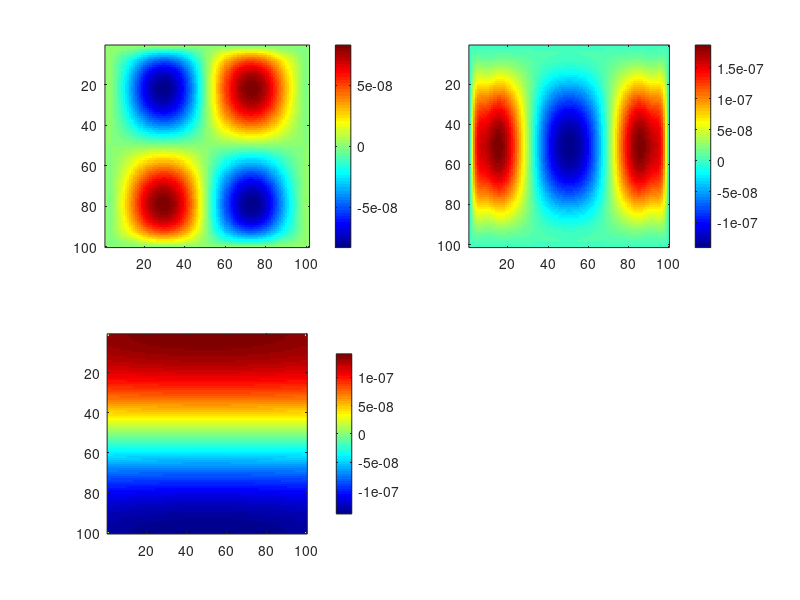

Here is the MATLAB script that generated this plot:
clear;figure(31);clf;colormap jet
% WHL: Solve 2D Stokes equations with dampening scheme that is derived with this type: b*d2V/dtau2+a*dV/dtau = D^2Vx/dx^2)+C=0
% While dV/dt = D^2Vx/dx^2)+C=0 is the basied PT method, which is very slow!
% it would turn to the formulation of  dT_dtau^(k+1)=B+(1-a)*dT_dtau^(k) when we choose b=dtau.
% physics
% independent
Lx           = 1;
v0           = 1;
mu           = 10;
rhosg        = 1;
% scales
p0           = mu*v0/Lx;
% dependent
Rxy          = 1
Ly           = Rxy*Lx;
% numerics
nx           = 100;
ny           = Rxy*nx;
dx           = Lx/nx;

CFL          = 0.9;
beta_n       = 100
niter        = 500*max(nx,ny);
epsi         = 1e-3

% preprocessing
dx           = Lx/nx; %nx as cell number
dy           = Ly/ny;
D            = 2*mu*(2/3+beta_n)+mu; # equvilent diffusion coefficient.
ndim         = 2
#dtau  = CFL*dx*dx/2/ndim/D;
dtau         = CFL*dx*dx/D/2.1/1; # dt from damped wave equation. % it works with D/2.1, very fast! But be ready to change to D/4.1 if not converged!
a            = dtau;
omega        = 1;
bx           = 1* pi*omega/nx;
by           = 1* pi*omega/ny;  % include beta_n for pressure equation!
dampx        = 1 - bx;
dampy        = 1 - by;
dtauP        = 0.95*2*mu*ndim*(1+1*beta_n)/nx;  %0.4*dx/sqrt(ax);
%dtauP       =0.95*dx*dx/dtau/nx;  #WHL: how come the nx ? 
%dtauP =2*mu*(1+beta_n)/3/nx;
[xc  ,yc  ] = ndgrid(0.5*dx+(0:dx:Lx-dx)  ,0.5*dy+(0:dy:Ly-dy)); % .(nx,ny)
[xVx ,yVx ] = ndgrid(0:dx:Lx     ,0.5*dy+(0:dy:Ly-dy)); % nx+1,ny
[xVy ,yVy ] = ndgrid(0.5*dx+(0:dx:Lx-dx)  ,0:dy:Ly     ); % nx,ny+1
%[xVxy,yVxy] = ndgrid(0:dx:Lx-2*dx,0:dy:Ly-2*dy); % nx-2,ny-2 
[xVxy,yVxy] = ndgrid(0:dx:Lx,0:dy:Ly); % nx+1,ny+1 
RVx1  =  zeros(nx-1,ny-2  );
RVy1  =  zeros(nx-2,ny-1);
RVx2  =  zeros(nx-1,ny-2  );
RVy2  =  zeros(nx-2,ny-1);
Exx  = zeros(nx,ny);
Eyy  = zeros(nx,ny);
Exy  = zeros(nx-1,ny-1);

% init
Vx   = zeros(nx+1,ny);
Vy   = zeros(nx,ny+1);
P    = zeros(nx,ny);
Txx  = zeros(nx,ny);
Tyy  = zeros(nx,ny);
Txy  = zeros(nx+1,ny+1);

%Vx   =  v0*sin(pi*xVx / Lx      ).*cos(pi*yVx /(Ly-  dy));Vx(1,:)=0;Vx(end,:)=0;
%Vy   = -v0*cos(pi*xVy /(Lx-  dx)).*sin(pi*yVy / Ly      );Vy(:,1)=0;Vy(:,end)=0;
%P    =  p0*cos(pi*xc  /(Lx-  dx)).*cos(pi*yc  /(Ly-  dy));

    for iter = 1:niter
        div = (diff(Vx,1,1)/dx+diff(Vy,1,2)/dy);
        Exx = diff(Vx,1,1)/dx-1/3*div;
        Eyy = diff(Vy,1,2)/dy-1/3*div;
        Exy = (diff(Vx(2:nx,:),1,2)/dy+diff(Vy(:,2:ny),1,1)/dx)*0.5;
        Txx = 2.0*mu*(Exx+beta_n*div); %(diff(Vx,1,1)/dx+beta_n*div);   %(nx,ny)
        Tyy = 2.0*mu*(Eyy+beta_n*div); %(diff(Vy,1,2)/dy+beta_n*div);   %(nx,ny)
        Txy(2:nx,2:ny) =2.0*mu*Exy;
        RVx1=(diff(Txx(:,2:ny-1),1,1)/dx+diff(Txy(2:nx,2:ny),1,2)/dy- ...
              diff(P(:,2:ny-1),1,1)/dx);
        RVx2=RVx1+dampx*RVx2;
        RVy1=(diff(Tyy(2:nx-1,:),1,2)/dy+diff(Txy(2:nx,2:ny),1,1)/dx- ...
             diff(P(2:nx-1,:),1,2)/dy- rhosg);
        RVy2=RVy1+dampx*RVy2;
        Vx(2:nx,2:ny-1) = Vx(2:nx,2:ny-1)+dtau*RVx2;
        Vy(2:nx-1,2:ny) = Vy(2:nx-1,2:ny)+dtau*RVy2;
        P = P - dtauP*div;  %P = P - mean(P(:));


       
        resid = [max(abs(RVx1(:))) max(abs(RVy1(:))) max(abs(div(:)))]; # resisual for each equations
        if (max(resid) < epsi) && iter>nx;  break;end
       % if any(isnan(Vx),'all');iters(irun) = inf;break;end
        if mod(iter,500) == 0
            subplot(221);imagesc(Vx');axis image;colorbar
            subplot(222);imagesc(Vy');axis image;colorbar
            subplot(223);imagesc(div');axis image;colorbar
            %subplot(224);semilogy(iter/nx,abs_err,'d');hold on
            residVx=max(abs(RVx1(:)));
            residVy=max(abs(RVy1(:)));
            maxdiv=max(abs(div(:)));
            fprintf('Iteration %d, residdVx=%7.3e,residdVy=%7.3e,maxdiv=%7.3e\n',iter,residVx,residVy,maxdiv); 
            drawnow
        end
    end



